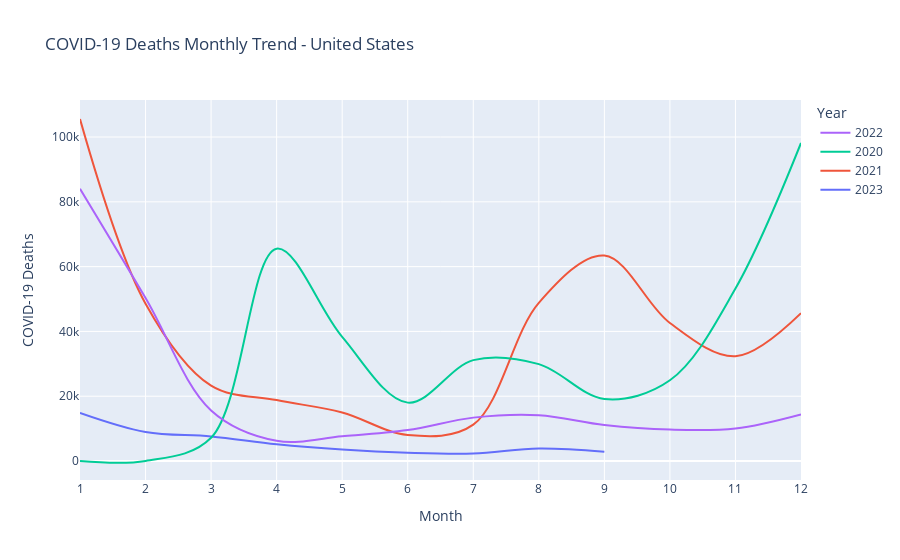

Notebook cell for this chart:
### Code cell
monthly_treand_by_year = (
    df
    .filter(
        pl.col('State') == 'United States',
        pl.col('Age Group') == 'All Ages',
        pl.col('Sex') == 'All Sexes'
    )
    .group_by('Year', 'Month')
    .agg(
        pl.col('COVID-19 Deaths').sum(),
    )
    .sort(by='Month')
)

fig = px.line(
    monthly_treand_by_year, 
    x='Month', 
    y='COVID-19 Deaths', 
    color='Year',
    title='COVID-19 Deaths Monthly Trend - United States',
    line_shape='spline'
)

fig.update_xaxes(dtick = 1)
fig.update_layout(legend_traceorder='reversed')
fig.show()

### Figure 1 — Plotly figure (JSON) as saved in the notebook; plotly's stock layout.template omitted (floating-point values rounded to 4 significant figures)
{"data": [{"hovertemplate": "Year=2023<br>Month=%{x}<br>COVID-19 Deaths=%{y}<extra></extra>", "legendgroup": "2023", "line": {"color": "#636efa", "dash": "solid", "shape": "spline"}, "marker": {"symbol": "circle"}, "mode": "lines", "name": "2023", "orientation": "v", "showlegend": true, "type": "scatter", "x": [1, 2, 3, 4, 5, 6, 7, 8, 9], "xaxis": "x", "y": [14877, 8985, 7593, 5150, 3518, 2547, 2295, 3844, 2875], "yaxis": "y"}, {"hovertemplate": "Year=2021<br>Month=%{x}<br>COVID-19 Deaths=%{y}<extra></extra>", "legendgroup": "2021", "line": {"color": "#EF553B", "dash": "solid", "shape": "spline"}, "marker": {"symbol": "circle"}, "mode": "lines", "name": "2021", "orientation": "v", "showlegend": true, "type": "scatter", "x": [1, 2, 3, 4, 5, 6, 7, 8, 9, 10, 11, 12], "xaxis": "x", "y": [105565, 48570, 23265, 18805, 14989, 8024, 11222, 48821, 63444, 42606, 32329, 45623], "yaxis": "y"}, {"hovertemplate": "Year=2020<br>Month=%{x}<br>COVID-19 Deaths=%{y}<extra></extra>", "legendgroup": "2020", "line": {"color": "#00cc96", "dash": "solid", "shape": "spline"}, "marker": {"symbol": "circle"}, "mode": "lines", "name": "2020", "orientation": "v", "showlegend": true, "type": "scatter", "x": [1, 2, 3, 4, 5, 6, 7, 8, 9, 10, 11, 12], "xaxis": "x", "y": [6, 25, 7174, 65550, 38329, 18026, 31135, 29911, 19158, 24930, 53248, 98174], "yaxis": "y"}, {"hovertemplate": "Year=2022<br>Month=%{x}<br>COVID-19 Deaths=%{y}<extra></extra>", "legendgroup": "2022", "line": {"color": "#ab63fa", "dash": "solid", "shape": "spline"}, "marker": {"symbol": "circle"}, "mode": "lines", "name": "2022", "orientation": "v", "showlegend": true, "type": "scatter", "x": [1, 2, 3, 4, 5, 6, 7, 8, 9, 10, 11, 12], "xaxis": "x", "y": [84011, 50298, 15627, 6265, 7633, 9539, 13393, 14138, 11125, 9713, 10036, 14383], "yaxis": "y"}], "layout": {"legend": {"title": {"text": "Year"}, "tracegroupgap": 0, "traceorder": "reversed"}, "title": {"text": "COVID-19 Deaths Monthly Trend - United States"}, "xaxis": {"anchor": "y", "domain": [0, 1], "dtick": 1, "title": {"text": "Month"}}, "yaxis": {"anchor": "x", "domain": [0, 1], "title": {"text": "COVID-19 Deaths"}}}}
